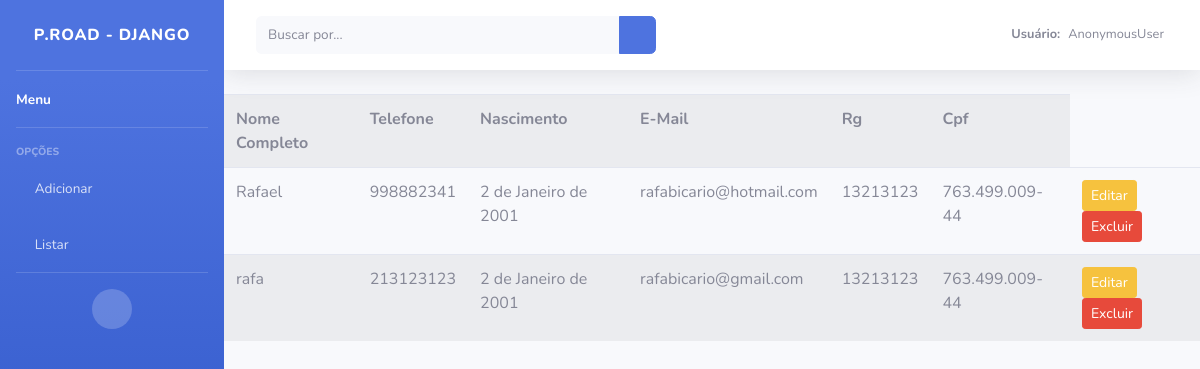
The page /listar/cliente on the database as committed earlier.
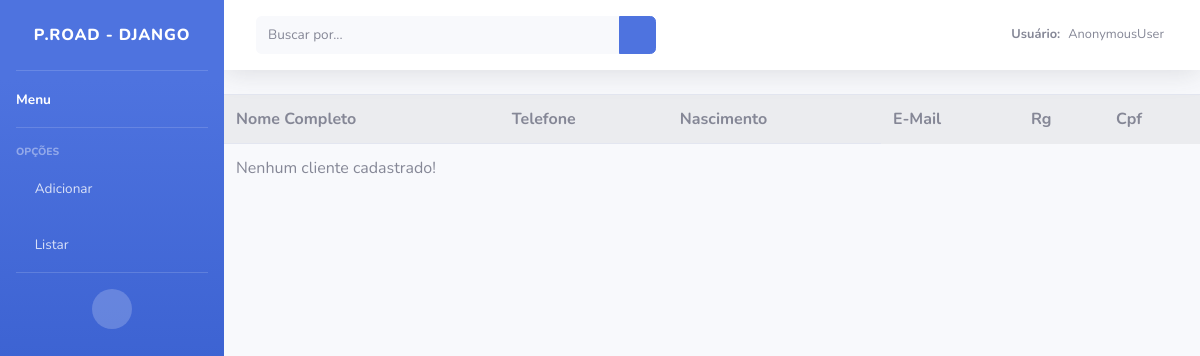
The same page on the database as committed later.
### paginas/models.py (models this page shows, shortened)
class Clientes(models.Model):
    nome_completo = models.CharField(max_length=50, verbose_name="Informe o Nome",
    help_text="Digite seu nome completo")
    telefone = models.CharField(max_length=20, verbose_name='Informe o Telefone')
    nascimento = models.DateField(verbose_name='Informe a Data de Nacimento')
    email = models.EmailField(max_length=100, unique=True)
    rg = models.CharField(max_length=20, verbose_name="Informe o RG")
    cpf = models.CharField(max_length=20, verbose_name="Informe o CPF")
    usuario = models.ForeignKey(User, on_delete=models.PROTECT)

### paginas/views.py (the view)
# urls.py: path('listar/cliente', ClienteList.as_view(), name='listar-cliente'),
class ClienteList(ListView):
    model = Clientes
    context_object_name = 'cliente'
    template_name = 'paginas/listas/clientes.html'

### paginas/templates/paginas/listas/clientes.html (shortened to what this page needs)
{% extends 'paginas/modelo.html' %}
{% load static %}
{% block conteudo %}
    <table class="table table-striped">
        <tr>
            <th>Nome Completo</th>
            <th>Telefone</th>
            <th>Nascimento</th>
            <th>E-Mail</th>
            <th>Rg</th>
            <th>Cpf</th>
        </tr>
        {% for cliente in object_list %}
        <tr>
            <td>{{ cliente.nome_completo }}</td>
            <td>{{ cliente.telefone }}</td>
            <td>{{ cliente.nascimento }}</td>
            <td>{{ cliente.email }}</td>
            <td>{{ cliente.rg }}</td>
            <td>{{ cliente.cpf }}</td>
        <td>
            <a href="{% url 'editar-clientes' cliente.pk %}" class="btn btn-warning btn-sm">Editar</a>
            <a href="{% url 'deletar-clientes' cliente.pk %}" class="btn btn-danger btn-sm">Excluir</a>
        </td>
    </tr>
        {% empty %}
    <tr>
        <td colspan="3">Nenhum cliente cadastrado!</td>
    </tr>
    {% endfor %}
</table>
{% endblock %}

### paginas/templates/paginas/modelo.html (shortened to what this page needs)
{% load static %}
<!DOCTYPE html>
<html lang="pt-br">
<head>
    <link rel="stylesheet" type="text/css" href="{% static 'vendor/bootstrap/js/bootstrap.js' %}">
    <link rel="stylesheet" type="text/css" href="{% static 'css/sb-admin-2.css' %}">
    <link rel="stylesheet" type="text/css" href="{% static 'vendor/fontawesome-free/css/all.min.css' %}">
</head>
<body id="page-top">
    <div id="wrapper">
        <ul class="navbar-nav bg-gradient-primary sidebar sidebar-dark accordion" id="accordionSidebar">
            <a class="sidebar-brand d-flex align-items-center justify-content-center" href="index.html">
                <div class="sidebar-brand-text mx-3">P.Road - DJANGO </div>
            </a>
            <hr class="sidebar-divider my-0">
            <li class="nav-item active">
                <a class="nav-link" href="index.html">
                    <span>Menu</span></a>
            </li>
            <hr class="sidebar-divider">
            <div class="sidebar-heading">
                opções
            </div>
            <li class="nav-item">
                <a class="nav-link collapsed" href="#" data-toggle="collapse" data-target="#collapseTwo"
                    aria-expanded="true" aria-controls="collapseTwo">
                    <i class="fa fa-plus"></i>
                    <span>Adicionar</span>
                </a>
            </li>
            <li class="nav-item">
                <a class="nav-link collapsed" href="#" data-toggle="collapse" data-target="#collapseUtilities"
                    aria-expanded="true" aria-controls="collapseUtilities">
                    <i class="fa fa-list"></i>
                    <span>Listar</span>
                </a>
            </li>
            <hr class="sidebar-divider">
            <div class="text-center d-none d-md-inline">
                <button class="rounded-circle border-0" id="sidebarToggle"></button>
            </div>
        </ul>
        <div id="content-wrapper" class="d-flex flex-column">
            <div id="content">
                <nav class="navbar navbar-expand navbar-light bg-white topbar mb-4 static-top shadow">
                    <form
                        class="d-none d-sm-inline-block form-inline mr-auto ml-md-3 my-2 my-md-0 mw-100 navbar-search">
                        <div class="input-group">
                            <input type="text" class="form-control bg-light border-0 small" placeholder="Buscar por..."
                                aria-label="Busca" aria-describedby="basic-addon2">
                            <div class="input-group-append">
                                <button class="btn btn-primary" type="button">
                                    <i class="fas fa-search fa-sm"></i>
                                </button>
                            </div>
                        </div>
                    </form>
                    <ul class="navbar-nav ml-auto">
                        <li class="nav-item dropdown no-arrow d-sm-none">
                        <li class="nav-item dropdown no-arrow">
                            <a class="nav-link dropdown-toggle" href="#" id="userDropdown" role="button"
                                data-toggle="dropdown" aria-haspopup="true" aria-expanded="false">
                                <span class="mr-2 d-none d-lg-inline text-gray-600 small"><b>Usuário:</b> </span>
                                <span class="mr-2 d-none d-lg-inline text-gray-600 small">{{request.user}}</span>
                            </a>
                        </li>
                    </ul>
                </nav>
                {% block conteudo %}{% endblock %}
                </div>
            </div>
        </div>

Rows that differ between the two databases and show on the page:
removed Clientes: nome_completo "Rafael", telefone "998882341", nascimento "2 de Janeiro de 2001", email "rafabicario@hotmail.com", rg "13213123", cpf "763.499.009-44"
removed Clientes: nome_completo "rafa", telefone "213123123", nascimento "2 de Janeiro de 2001", email "rafabicario@gmail.com", rg "13213123", cpf "763.499.009-44"
Other text that changed with them:
text now shown: "Nenhum cliente cadastrado!"
